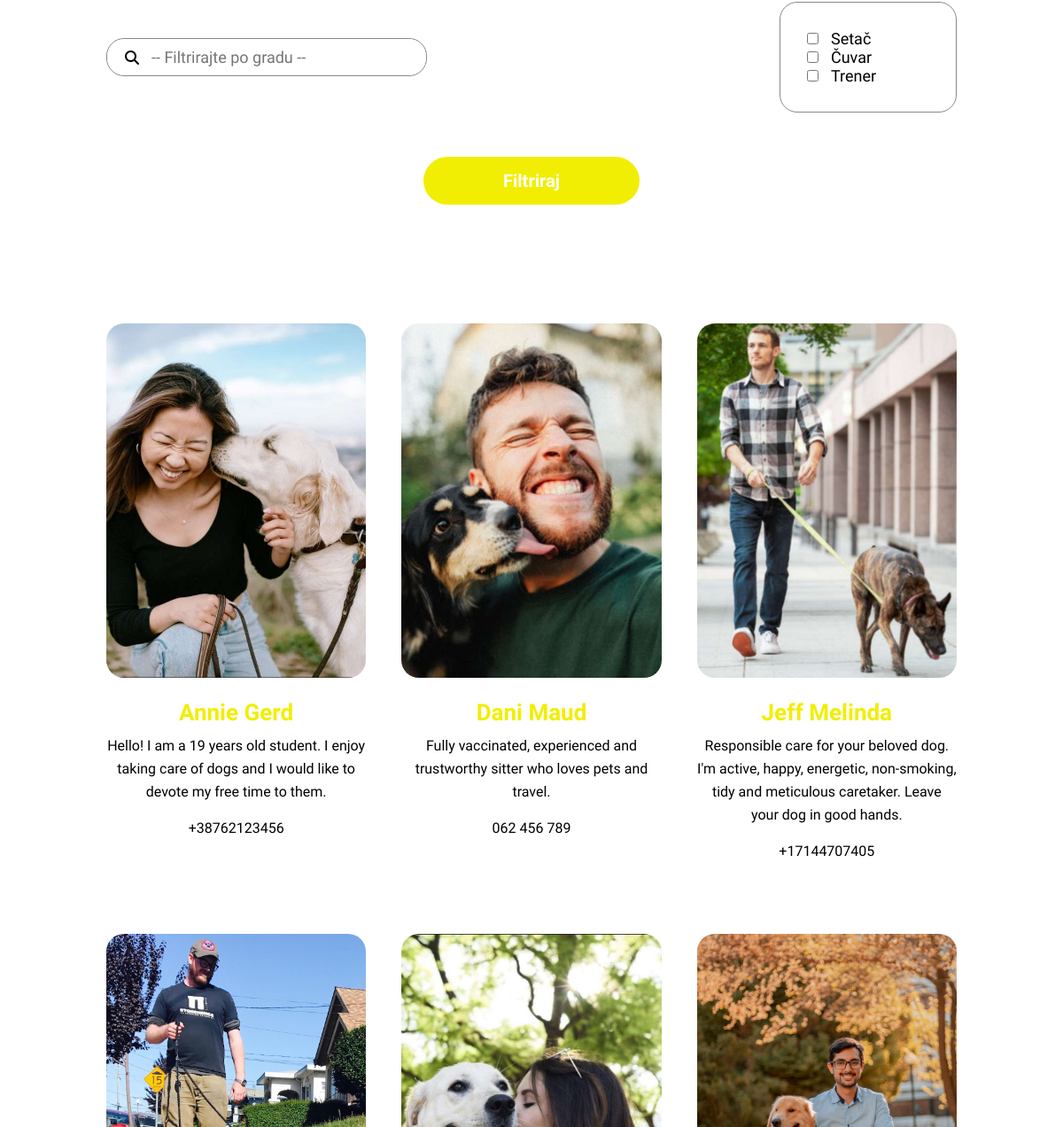
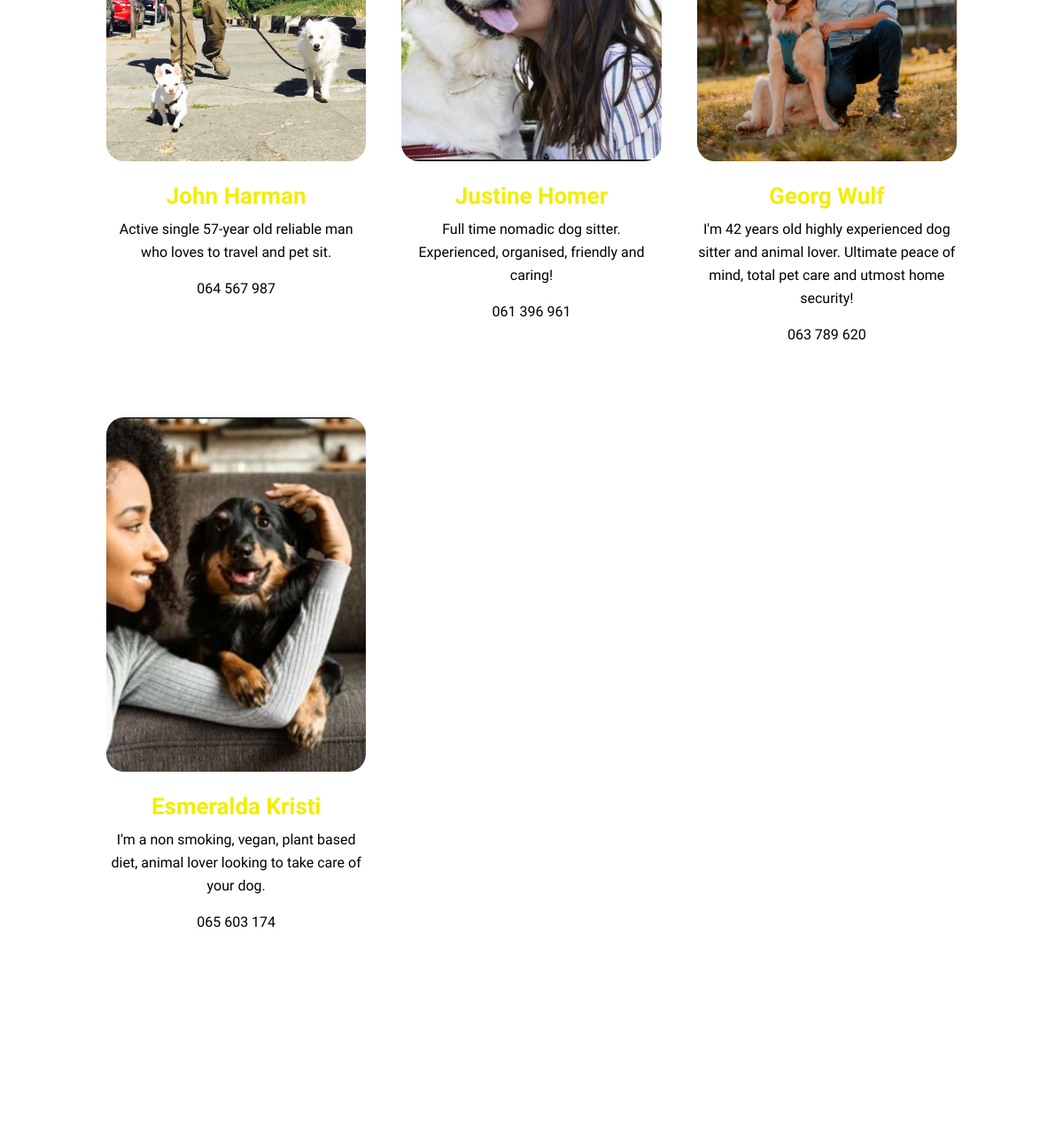
Before: /clanovi/ (middle part) with the older database file (2 pictures, top to bottom).
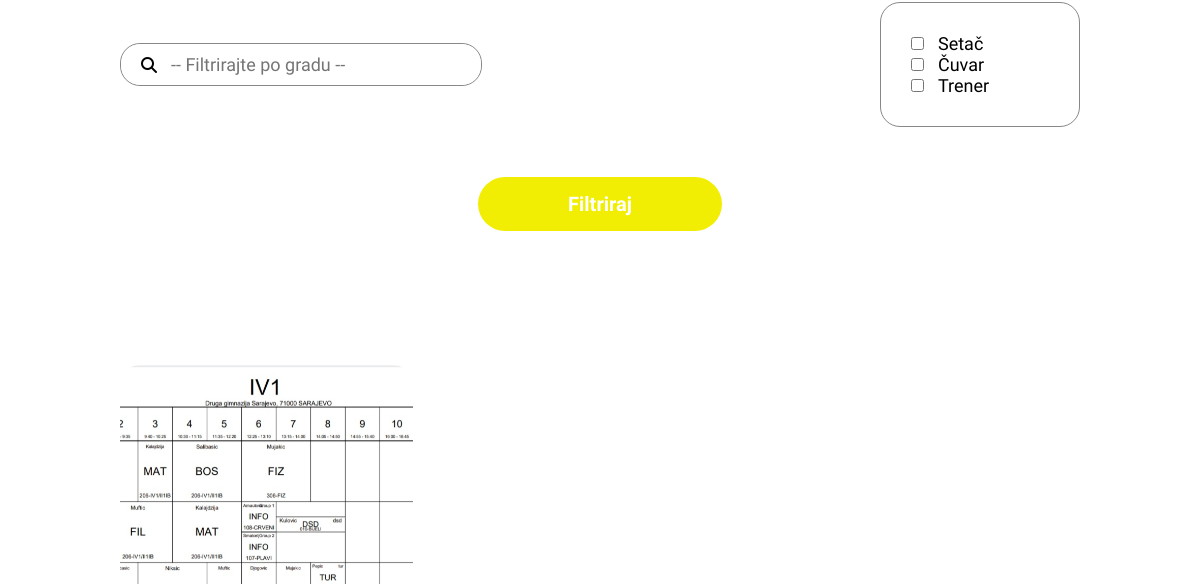
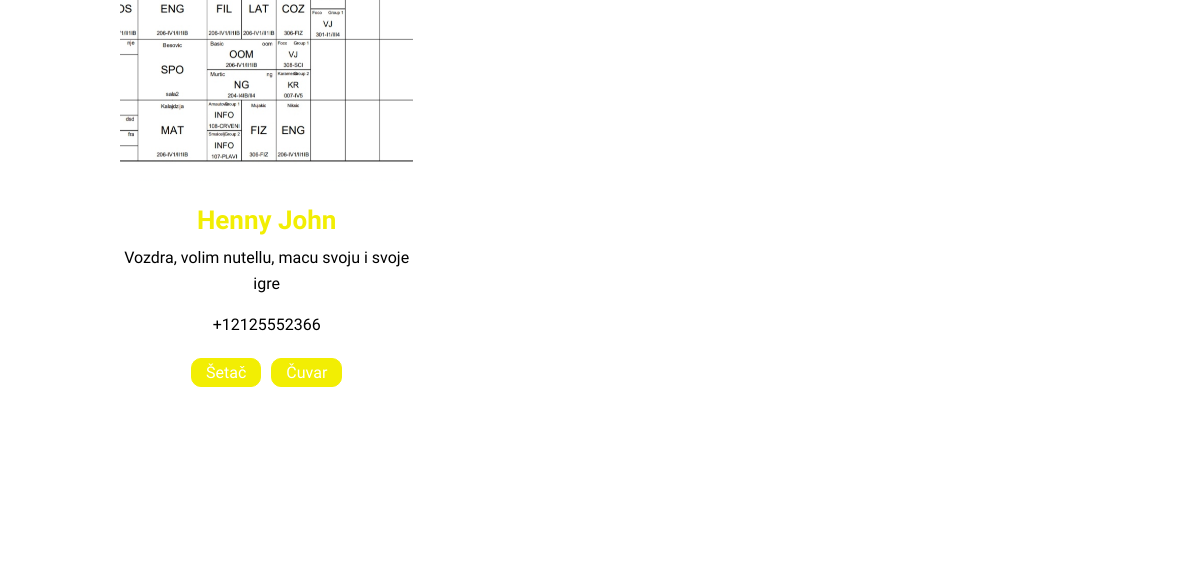
After: the same page with the newer database file (2 pictures, top to bottom).
### SubHazApp/models.py (models this page shows, shortened)
class Profile(models.Model):
    image = models.ImageField(upload_to='media/profile_image/')
    image_id = models.ImageField(upload_to='media/profile_id_image/')
    user = models.OneToOneField(User, null=True, on_delete=models.CASCADE)
    phone_number = PhoneField(null=False, blank=False, unique=True)
    address = models.CharField(max_length=200)
    city = models.CharField(max_length=200)
    charge_rate = models.CharField(max_length=200)
    status = models.IntegerField(choices=AUTHENTICATION, default=0)
    description = models.TextField(max_length=1000)
    setac = models.IntegerField(choices=CHOICE,default=0)
    cuvar = models.IntegerField(choices=CHOICE,default=0)
    trener = models.IntegerField(choices=CHOICE,default=0)

### SubHazApp/views.py (the view)
# urls.py: path('clanovi/', contractors, name='contractors'),
def contractors(request):
    searched = 0
    profiles = Profile.objects.filter(status=1)
    if request.method == "POST":
        searched=1
        city = request.POST.get('searched')
        setac = request.POST.get('setac')
        cuvar = request.POST.get('cuvar')
        trener = request.POST.get('trener')
        if not setac and not cuvar and not trener:
            profiles = Profile.objects.filter(status=1, city=city)
        if setac and not cuvar and not trener:
            profiles = Profile.objects.filter(status=1, city=city).filter(setac=1)
        if cuvar and not setac and not trener:
            profiles = Profile.objects.filter(status=1, city=city).filter(cuvar=1)
        if trener and not setac and not cuvar:
            profiles = Profile.objects.filter(status=1, city=city).filter(trener=1)
        if trener and setac and not cuvar:
            profiles = Profile.objects.filter(status=1, city=city).filter(trener=1).filter(setac=1)
        if trener and cuvar and not setac:
            profiles = Profile.objects.filter(status=1, city=city).filter(trener=1).filter(cuvar=1)
        if setac and cuvar and not trener:
            profiles = Profile.objects.filter(status=1, city=city).filter(cuvar=1).filter(setac=1)
        if setac and cuvar and trener:
            profiles = Profile.objects.filter(status=1, city=city).filter(trener=1).filter(cuvar=1).filter(setac=1)
        return render(request, 'SubHazApp/members.html', {'profiles':profiles, 'cities_list':cities_list, 'searched':searched})
    else:
        return render(request, 'SubHazApp/members.html', {'profiles':profiles, 'cities_list':cities_list,'searched':searched})

### SubHazApp/templates/SubHazApp/members.html (shortened to what this page needs)
{% extends 'SubHazApp/base/base.html' %}
{% load static %}
{% block content %}
<section class="search_main" id="consultant_search">
    <div class="element job-search">
        <form action="" method="POST" >
            <div class="certificate_search">
                <div class="first_search_option">
                    <i class="fa-solid fa-magnifying-glass"></i>
                    <input list="cities" name="searched" id="searched" required placeholder="-- Filtrirajte po gradu --">
                </div>
                <div id="second_search_option" class="second_search_option">
                    <div id="sort_by_1" class="sort_by_1">
                        <input type="checkbox" id="setac" name="setac" value="1">
                        <label for="setac">Setač</label>
                        <br>
                        <input type="checkbox" id="cuvar" name="cuvar" value="1">
                        <label for="cuvar">Čuvar</label>
                        <br>
                        <input type="checkbox" id="trener" name="trener" value="1">
                        <label for="setac">Trener</label>
                        <br>
                    </div>
                </div>
            </div>
            <button class="btn-primary" type="submit" name="submit">Filtriraj</button>
        </form>
    </div>
</section>
<section class="contractors">
    <div class="element">
            <div class="cotractor-grid">
                {% for profile in profiles %}
                    <a href="#"><div class="contractor-display">
                        <img src="{{profile.image.url}}" alt="female-img">
                        <h3 class="title-h3">{{profile.user.first_name}} {{profile.user.last_name}}</h3>
                        <p class="text">{{profile.description}}</p>
                        <p class="text" style="margin-top: 15px;">{{profile.phone_number}}</p>
                        <div class="category">
                            {% if profile.setac %}
                            <span class="keyword">Šetač</span>
                            {% endif %}
                            {% if profile.cuvar %}
                            <span class="keyword">Čuvar</span>
                            {% endif %}
                        </div>
                    </div></a>
                {% empty %}
                <h1 class="title-h1">Trenutno nema dostupnih članova!</h1>
                {% endfor %}
            </div>
    </div>
</section>
{% endblock %}

Changed rows visible on the page:
removed Profile: image (picture), user.first_name "Annie", user.last_name "Gerd", description "Hello! I am a 19 years old student. I enjoy taking care of dogs and I would like to devote my free time to them.", phone_number "+38762123456"
removed Profile: image (picture), user.first_name "Dani", user.last_name "Maud", description "Fully vaccinated, experienced and trustworthy sitter who loves pets and travel.", phone_number "062 456 789"
removed Profile: image (picture), user.first_name "Jeff", user.last_name "Melinda", description "Responsible care for your beloved dog. I'm active, happy, energetic, non-smoking, tidy and meticulous caretaker. Leave your dog in good hands.", phone_number "+17144707405"
removed Profile: image (picture), user.first_name "John", user.last_name "Harman", description "Active single 57-year old reliable man who loves to travel and pet sit.", phone_number "064 567 987"
removed Profile: image (picture), user.first_name "Justine", user.last_name "Homer", description "Full time nomadic dog sitter. Experienced, organised, friendly and caring!", phone_number "061 396 961"
removed Profile: image (picture), user.first_name "Georg", user.last_name "Wulf", description "I'm 42 years old highly experienced dog sitter and animal lover. Ultimate peace of mind, total pet care and utmost home security!", phone_number "063 789 620"
removed Profile: image (picture), user.first_name "Esmeralda", user.last_name "Kristi", description "I'm a non smoking, vegan, plant based diet, animal lover looking to take care of your dog.", phone_number "065 603 174"
added Profile: image (picture), user.first_name "Henny", user.last_name "John", description "Vozdra, volim nutellu, macu svoju i svoje igre", phone_number "+12125552366", setac "Šetač", cuvar "Čuvar"
